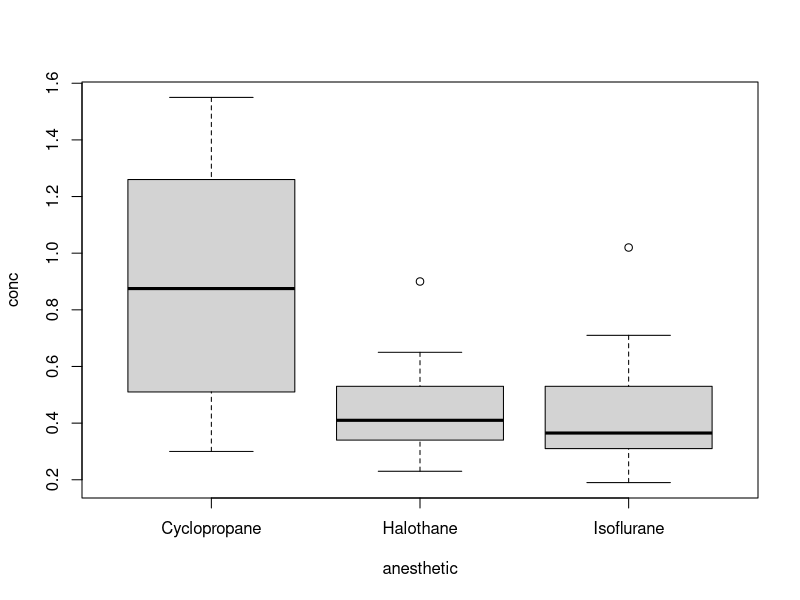
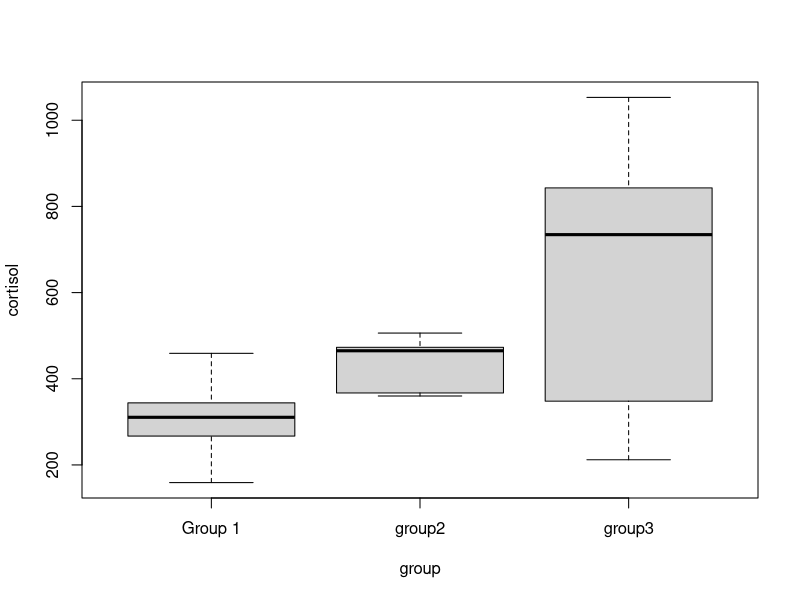

Source code (R) for these figures, in order:
## ------------------------------------------------------------------------
doggies <- read.csv("dogs.csv", header=T)
attach(doggies)

## ----out.width="3.2in"---------------------------------------------------
boxplot(conc~anesthetic)

## ------------------------------------------------------------------------
friedman.test(conc, anesthetic, dog)

## ------------------------------------------------------------------------
mommies <- read.csv("moms.csv", header=T)
attach(mommies)

## ------------------------------------------------------------------------
kruskal.test(cortisol~group)

## ----out.width="3.2in"---------------------------------------------------
boxplot(cortisol~group)

